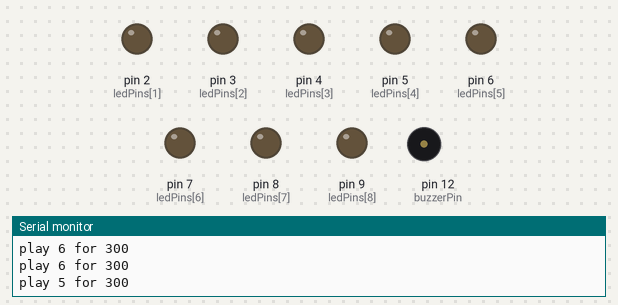
The sketch below on a simulated Arduino Uno, built with avr-gcc and run on an emulated ATmega328P. On the bench: output pins drawn as LEDs (lit = HIGH), buzzer (waves = sounding), the last lines printed to the serial monitor. Pins used as bus, display or sensor lines are not drawn.

Above: at 3.1 s.
At 7.41 s:
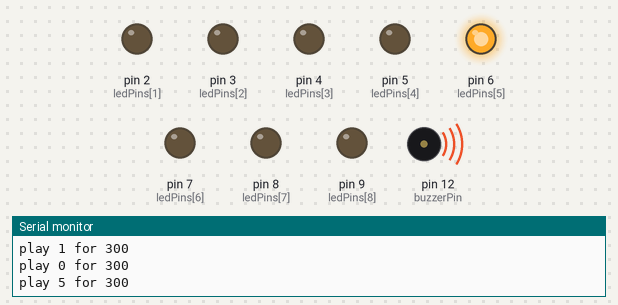
At 11.93 s:
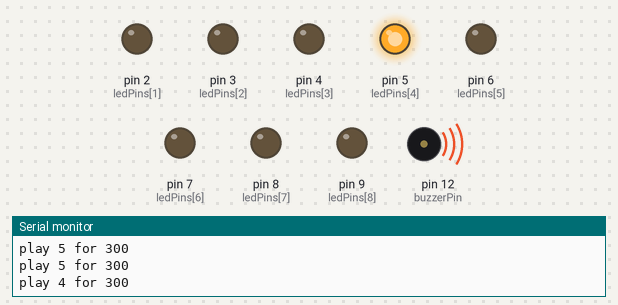
At 20.9 s:
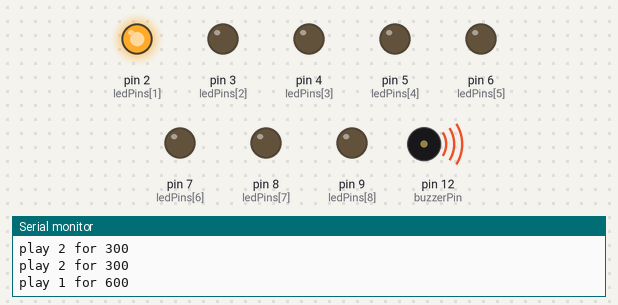
At 29.9 s:
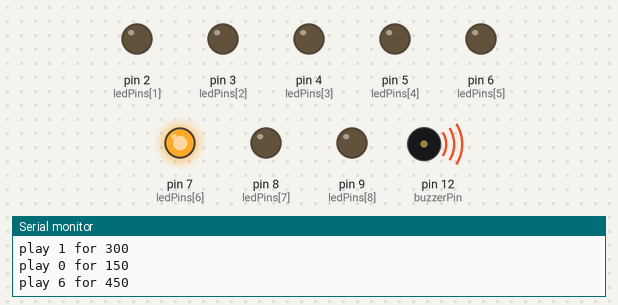
At 36.2 s:
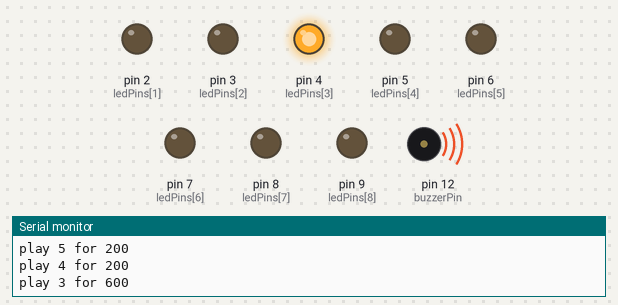
Timing chart, 0 to 40.0 s (numbered marks = the images above):
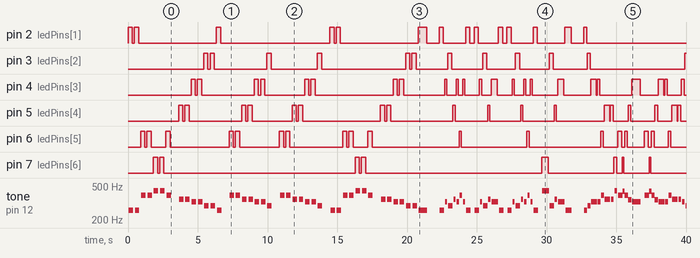

Measured:
- by itself, pin 2 (ledPins[1]): LOW → HIGH at 0.00 s, → LOW 0.30 s later, → HIGH 0.15 s later, → LOW 0.30 s later, … (28 changes in this stretch)
- by itself, pin 3 (ledPins[2]): LOW → HIGH at 5.4 s, → LOW 0.30 s later, → HIGH 0.15 s later, → LOW 0.30 s later, … (23 changes in this stretch)
- by itself, pin 4 (ledPins[3]): LOW → HIGH at 4.5 s, → LOW 0.30 s later, → HIGH 0.15 s later, → LOW 0.30 s later, … (46 changes in this stretch)
- by itself, pin 5 (ledPins[4]): LOW → HIGH at 3.6 s, → LOW 0.30 s later, → HIGH 0.15 s later, → LOW 0.30 s later, … (36 changes in this stretch)
- by itself, pin 6 (ledPins[5]): LOW → HIGH at 0.91 s, → LOW 0.30 s later, → HIGH 0.15 s later, → LOW 0.30 s later, … (36 changes in this stretch)
- by itself, pin 7 (ledPins[6]): LOW → HIGH at 1.8 s, → LOW 0.30 s later, → HIGH 0.15 s later, → LOW 0.30 s later, … (16 changes in this stretch)
- by itself, tone on pin 12 (buzzerPin): plays 260 Hz for 0.32 s, 260 Hz for 0.32 s, 390 Hz for 0.32 s, 390 Hz for 0.32 s, 438 Hz for 0.32 s, 438 Hz for 0.32 s … (93 notes in this stretch)

The sketch:

buzzer.ino
```cpp
int buzzerPin = 12;

int notes[] =   { 0, 1915, 1700, 1519, 1432, 1275, 1136, 1014, 956 };
int ledPins[] = { 0,    2,    3,    4,    5,    6,    7,    8,   9 };

int twinkle[] = {
   1, 1,
   1, 1,
   5, 1,
   5, 1,
   6, 1,
   6, 1,
   5, 1,

   0, 1,

   4, 1,
   4, 1,
   3, 1,
   3, 1,
   2, 1,
   2, 1,
   1, 1,

   0, 1,

   5, 1,
   5, 1,
   4, 1,
   4, 1,
   3, 1,
   3, 1,
   2, 1,

   0, 1,

   5, 1,
   5, 1,
   4, 1,
   4, 1,
   3, 1,
   3, 1,
   2, 1,

   0, 1,

   1, 1,
   1, 1,
   5, 1,
   5, 1,
   6, 1,
   6, 1,
   5, 1,

   0, 1,

   4, 1,
   4, 1,
   3, 1,
   3, 1,
   2, 1,
   2, 1,
   1, 2,
   0, 2,

   // Zero-length note is terminator
   0, 0,
};

int weasel[] = {
   1, 2, // half
   3, 1, // a
   2, 2, // pound
   4, 1, // of
   3, 1, // tu-
   5, 1, // -pe-
   3, 1, // -ny
   1, 2, // rice.
   0, 1,

   1, 2, // half
   3, 1, // a
   2, 2, // pound
   4, 1, // of
   3, 3, // trea-
   1, 2, // cle
   0, 1,

   1, 2, // that's
   3, 1, // the
   2, 2, // way
   4, 1, // the
   3, 1, // mo-
   5, 1, // -o-
   3, 1, // -ny
   1, 2, // goes.
   0, 1,

   6, 3, // pop
   2, 2, // goes
   4, 1, // the
   3, 3, // wea-
   1, 3, // sel

   0, 5,

   // Zero-length note is terminator
   0, 0,
};

int woodenHeart[] = {
   1, 2, // can't
   2, 2, // you
   3, 4, // see
   3, 2, // I
   5, 2, // love
   4, 4, // you
   4, 2, // Please
   6, 2, // don't
   5, 3, // break
   6, 1, // my
   5, 2, // heart
   4, 2, // in
   3, 6, // two
   0, 2,

   5, 3, // that's
   6, 1, // not
   5, 2, // hard
   4, 2, // to
   3, 4, // do
   3, 2, // 'cause
   5, 2, // I
   4, 4, // don't
   4, 2, // have
   3, 2, // a
   2, 4, // woo-
   5, 4, // -den
   3, 10, // heart.
   0, 2,

   1, 2, // and
   2, 2, // if
   3, 4, // you
   3, 2, // say
   5, 2, // good-
   4, 4, // -bye
   4, 2, // then
   6, 2, // I
   5, 3, // know
   6, 1, // that
   5, 2, // I
   4, 2, // would
   3, 6, // cry
   0, 2,

   5, 3, // may-
   6, 1, // -be
   5, 2, // I
   4, 2, // would
   3, 4, // die
   3, 2, // 'cause
   5, 2, // I
   4, 4, // don't
   4, 2, // have
   3, 2, // a
   2, 4, // woo-
   5, 4, // -den
   1, 10, // heart.

   0, 10,

   // Zero-length note is terminator
   0, 0,
};

void playTone(int note, int duration) {
   Serial.print("play ");
   Serial.print(note);
   Serial.print(" for ");
   Serial.println(duration);
   if (note > 0) {
       int tone = notes[note];
       for (long i = 0; i < duration * 1000L; i += tone * 2) {
           digitalWrite(buzzerPin, HIGH);
           delayMicroseconds(tone);
           digitalWrite(buzzerPin, LOW);
           delayMicroseconds(tone);
       }
   }
   else {
      delay(duration);
   }
}

void playTune(int *tune, int tempo) {
    for (int i = 0; tune[i + 1] > 0; i += 2) {
        int ledPin = ledPins[tune[i]];
        digitalWrite(ledPin, HIGH);
        playTone(tune[i], tune[i + 1] * tempo);
        digitalWrite(ledPin, LOW);
        delay(tempo / 2);
    }
}

void setup() {
  pinMode(buzzerPin, OUTPUT);
  for (int i = 1; i < (sizeof(ledPins) / sizeof(int)); i++) {
     pinMode(ledPins[i], OUTPUT);
  }
  Serial.begin(9600);
}

void loop() {
    int i;
    playTune(twinkle, 300);
    playTune(weasel, 150);
    playTune(woodenHeart, 100);
}
```
